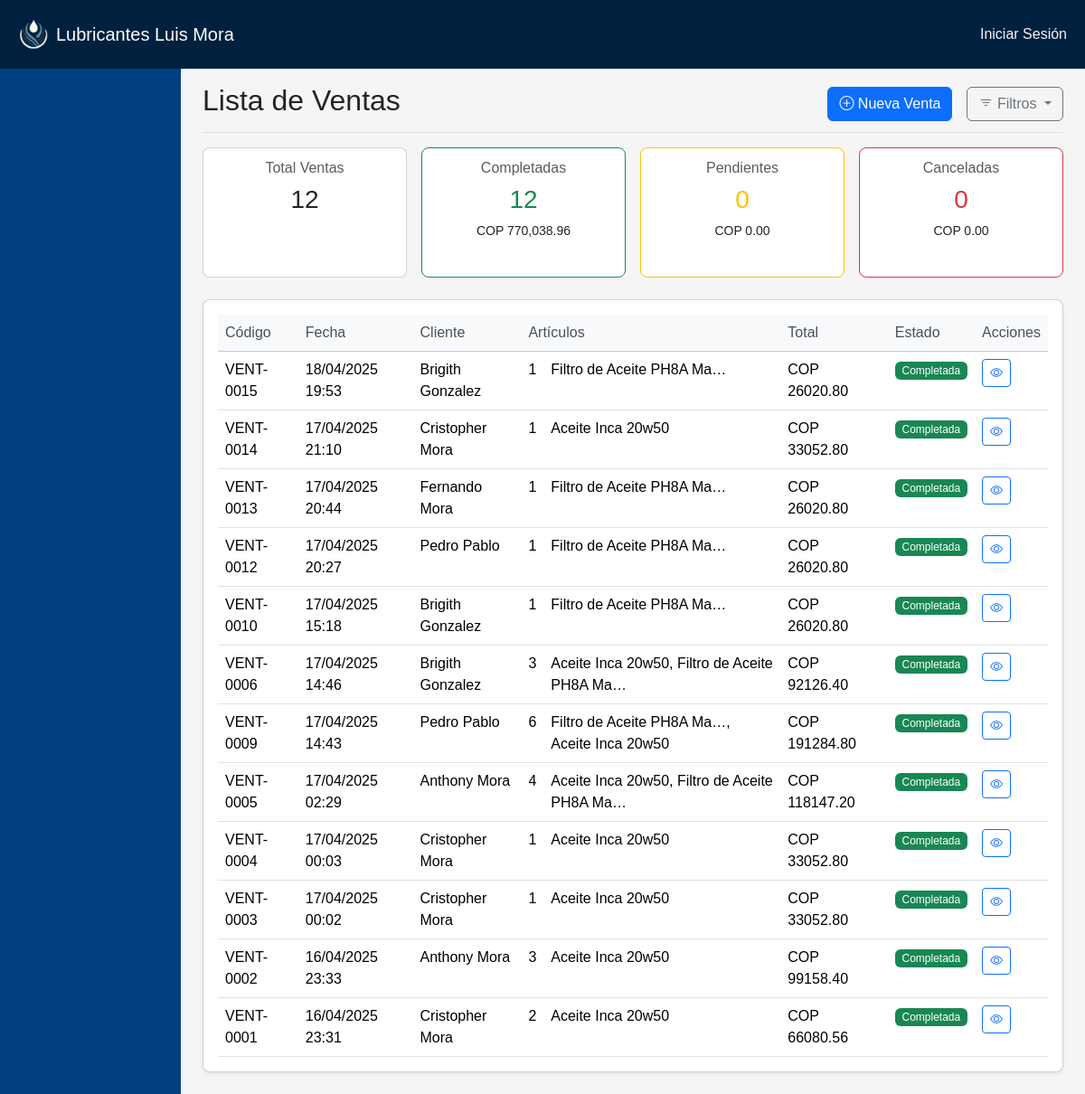
/ventas/, run on an earlier commit of the app's database.
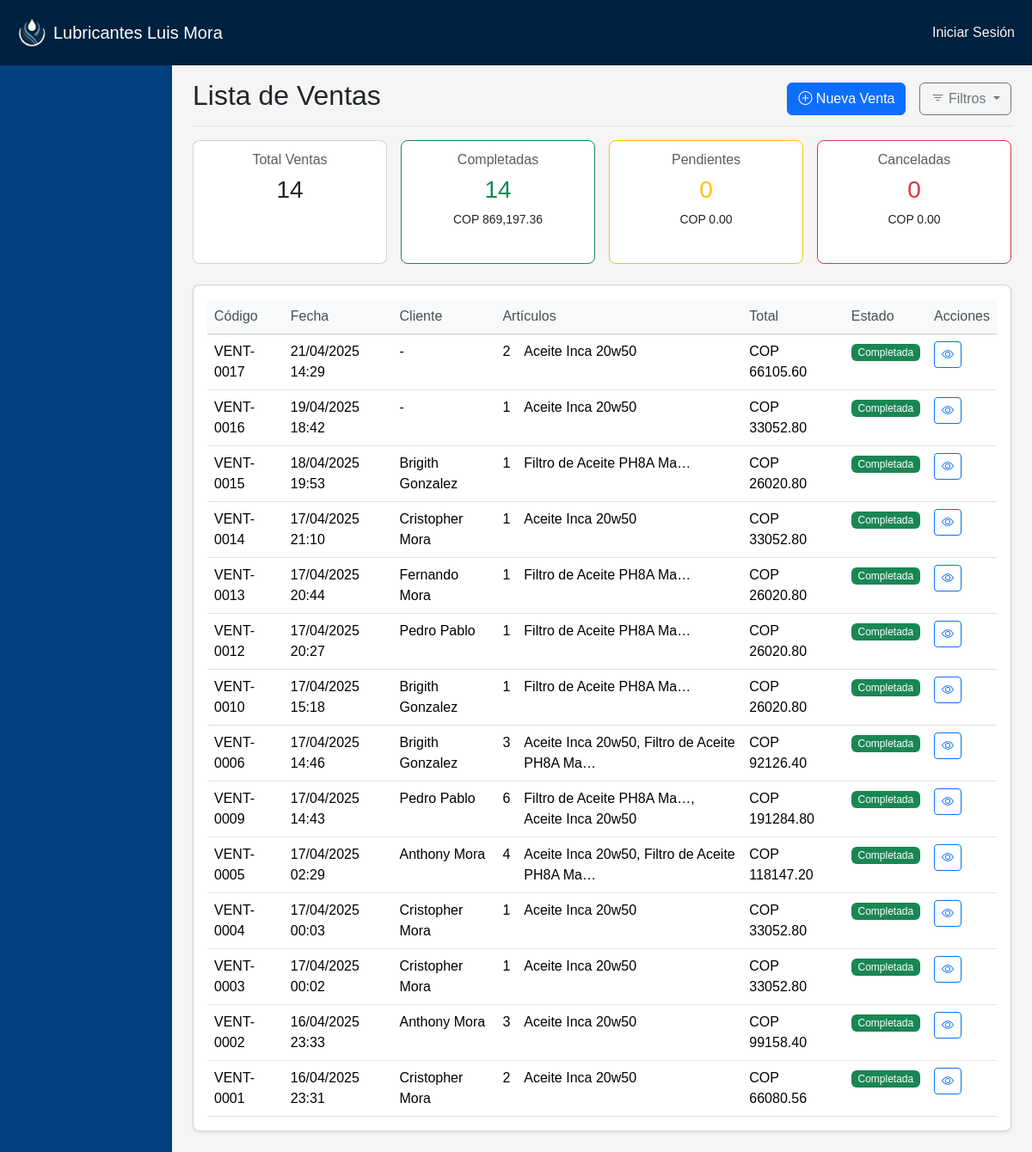
And on a later commit of the database.
### aplicacion/models.py (models this page shows, shortened)
class Venta(models.Model):
    ESTADO_CHOICES = (
        ('BORRADOR', 'Borrador'),
        ('PENDIENTE', 'Pendiente de pago'),
        ('COMPLETADA', 'Completada'),
        ('CANCELADA', 'Cancelada'),
    )
    METODO_PAGO_CHOICES = (
        ('EFECTIVO', 'Efectivo'),
        ('TARJETA', 'Tarjeta'),
        ('TRANSFERENCIA', 'Transferencia'),
        ('CREDITO', 'Crédito'),
    )
    codigo = models.CharField(max_length=20, unique=True, verbose_name="Código de venta")
    cliente = models.ForeignKey('Cliente', on_delete=models.SET_NULL, null=True, blank=True, default="0")
    fecha = models.DateTimeField(default=timezone.now)
    subtotal = models.DecimalField(max_digits=12, decimal_places=2, default=0)
    impuesto = models.DecimalField(max_digits=12, decimal_places=2, default=0)
    total = models.DecimalField(max_digits=12, decimal_places=2, default=0)
    estado = models.CharField(max_length=20, choices=ESTADO_CHOICES, default='BORRADOR')
    metodo_pago = models.CharField(max_length=20, choices=METODO_PAGO_CHOICES, null=True, blank=True)
    observaciones = models.TextField(blank=True)
    creado_por = models.ForeignKey(CustomUser, on_delete=models.PROTECT)
    fecha_creacion = models.DateTimeField(auto_now_add=True)
    fecha_actualizacion = models.DateTimeField(auto_now=True)
    class Meta:
        ordering = ['-fecha']
        verbose_name = "Venta"
        verbose_name_plural = "Ventas"

class Cliente(models.Model):
    TIPO_CHOICES = (
        ('NATURAL', 'Persona Natural'),
        ('JURIDICO', 'Persona Jurídica'),
    )
    tipo = models.CharField(max_length=10, choices=TIPO_CHOICES, default='NATURAL')
    identificacion = models.CharField(max_length=20, unique=True)
    nombre = models.CharField(max_length=100)
    direccion = models.TextField(blank=True)
    telefono = models.CharField(max_length=20, blank=True)
    email = models.EmailField(blank=True)
    activo = models.BooleanField(default=True)
    fecha_creacion = models.DateTimeField(auto_now_add=True)
    class Meta:
        verbose_name = "Cliente"
        verbose_name_plural = "Clientes"

class Articulo(models.Model):
    codigo = models.CharField(max_length=50, unique=True, verbose_name="Código")
    codigo_barras = models.CharField(max_length=100, blank=True, unique=True, null=True)
    nombre = models.CharField(max_length=200)
    descripcion = models.TextField(blank=True, verbose_name="Descripción")
    categoria = models.ForeignKey(Categoria, on_delete=models.SET_NULL, null=True, blank=True)
    marca = models.CharField(max_length=100, blank=True)
    modelo = models.CharField(max_length=100, blank=True)
    imagen = models.ImageField(upload_to='articulos/', null=True, blank=True)
    stock_actual = models.DecimalField(max_digits=12, decimal_places=2, default=0)
    stock_minimo = models.DecimalField(max_digits=12, decimal_places=2, default=0)
    stock_maximo = models.DecimalField(max_digits=12, decimal_places=2, null=True, blank=True)
    UNIDADES_MEDIDA = (
        ('UN', 'Unidad'),
        ('KG', 'Kilogramo'),
        ('LT', 'Litro'),
        ('MT', 'Metro'),
        ('PAR', 'Par'),
        ('JUEGO', 'Juego'),
        ('CAJA', 'Caja'),
    )
    unidad_medida = models.CharField(max_length=10, choices=UNIDADES_MEDIDA, default='UN')
    costo_promedio = models.DecimalField(max_digits=12, decimal_places=2, default=0)
    precio_venta = models.DecimalField(max_digits=12, decimal_places=2, default=0)
    TIPO_IMPUESTO = (
        (Decimal('0.00'), 'Exento'),
        (Decimal('0.16'), 'IVA 16%'),
        (Decimal('0.08'), 'IVA 8%'),
    )
    tasa_impuesto = models.DecimalField(max_digits=4, decimal_places=2, choices=TIPO_IMPUESTO, default=Decimal('0.16'))
    proveedor_principal = models.ForeignKey(Proveedor, on_delete=models.SET_NULL, null=True, blank=True)
    lead_time = models.PositiveIntegerField(default=0, help_text="Tiempo de reposición en días")
    activo = models.BooleanField(default=True)
    fecha_creacion = models.DateTimeField(auto_now_add=True)
    fecha_actualizacion = models.DateTimeField(auto_now=True)
    creado_por = models.ForeignKey(CustomUser, on_delete=models.SET_NULL, null=True, related_name='articulos_creados')
    palabras_clave = models.TextField(
        blank=True,
        help_text="Ingrese palabras clave separadas por comas. Ej: Toyota, Carro, Automático"
    )
    class Meta:
        verbose_name = "Artículo"
        verbose_name_plural = "Artículos"
        ordering = ['nombre']
        indexes = [
            models.Index(fields=['codigo']),
            models.Index(fields=['nombre']),
            models.Index(fields=['categoria']),
            models.Index(fields=['activo']),
        ]

### aplicacion/view/view_ventas.py (the view)
# urls.py: path('ventas/', lista_ventas, name='lista_ventas'),
def lista_ventas(request):
    estado = request.GET.get('estado')
    fecha_inicio = request.GET.get('fecha_inicio')
    fecha_fin = request.GET.get('fecha_fin')
    ventas = Venta.objects.select_related('cliente', 'creado_por')\
                          .prefetch_related('detalles__articulo')\
                          .annotate(num_articulos=Sum('detalles__cantidad'))\
                          .order_by('-fecha')
    if estado:
        ventas = ventas.filter(estado=estado)
    if fecha_inicio:
        ventas = ventas.filter(fecha__gte=fecha_inicio)
    if fecha_fin:
        ventas = ventas.filter(fecha__lte=fecha_fin)
    total_ventas = ventas.count()
    ventas_completadas = ventas.filter(estado='COMPLETADA').aggregate(
        total=Sum('total'),
        count=Count('id')
    )
    ventas_pendientes = ventas.filter(estado='PENDIENTE').aggregate(
        total=Sum('total'),
        count=Count('id')
    )
    ventas_canceladas = ventas.filter(estado='CANCELADA').aggregate(
        total=Sum('total'),
        count=Count('id')
    )
    ventas_con_articulos = []
    for venta in ventas:
        articulos = [detalle.articulo.nombre for detalle in venta.detalles.all() if detalle.articulo]
        ventas_con_articulos.append({
            'venta': venta,
            'articulos': articulos
        })
    paginator = Paginator(ventas_con_articulos, 20)
    page_number = request.GET.get('page')
    page_obj = paginator.get_page(page_number)
    context = {
        'page_obj': page_obj,
        'estados': dict(Venta.ESTADO_CHOICES),
        'filtros': {
            'estado': estado,
            'fecha_inicio': fecha_inicio,
            'fecha_fin': fecha_fin
        },
        'total_ventas': total_ventas,
        'ventas_completadas': {
            'total': ventas_completadas['total'] or 0,
            'count': ventas_completadas['count'] or 0
        },
        'ventas_pendientes': {
            'total': ventas_pendientes['total'] or 0,
            'count': ventas_pendientes['count'] or 0
        },
        'ventas_canceladas': {
            'total': ventas_canceladas['total'] or 0,
            'count': ventas_canceladas['count'] or 0
        },
        'ventas_con_articulos': ventas_con_articulos,
    }
    return render(request, 'vistas/lista_ventas.html', context)

### aplicacion/templates/vistas/lista_ventas.html (shortened to what this page needs)
{% extends 'base_ventas.html' %}
{% load static %}
{% load static humanize %}
{% block venta_title %}Lista de Ventas{% endblock %}
{% block venta_buttons %}
<div class="btn-toolbar mb-2 mb-md-0">
  <div class="btn-group me-2">
    <a href="{% url 'crear_venta' %}" class="btn btn-primary me-2">
      <i class="bi bi-plus-circle"></i> Nueva Venta
    </a>
  </div>
  <button class="btn btn-outline-secondary dropdown-toggle" type="button"
          data-bs-toggle="dropdown" aria-expanded="false">
    <i class="bi bi-filter"></i> Filtros
  </button>
</div>
{% endblock %}
{% block venta_content %}
<div class="row mb-4 g-3">
  <div class="col-md-3">
    <div class="card h-100">
      <div class="card-body text-center">
        <h6 class="card-subtitle mb-2 text-muted">Total Ventas</h6>
        <h3 class="card-title">{{ total_ventas|intcomma }}</h3>
      </div>
    </div>
  </div>
  <div class="col-md-3">
    <div class="card h-100 border-success">
      <div class="card-body text-center">
        <h6 class="card-subtitle mb-2 text-muted">Completadas</h6>
        <h3 class="card-title text-success">{{ ventas_completadas.count|intcomma }}</h3>
        <p class="card-text small">COP {{ ventas_completadas.total|floatformat:2|intcomma }}</p>
      </div>
    </div>
  </div>
  <div class="col-md-3">
    <div class="card h-100 border-warning">
      <div class="card-body text-center">
        <h6 class="card-subtitle mb-2 text-muted">Pendientes</h6>
        <h3 class="card-title text-warning">{{ ventas_pendientes.count|intcomma }}</h3>
        <p class="card-text small">COP {{ ventas_pendientes.total|floatformat:2|intcomma }}</p>
      </div>
    </div>
  </div>
  <div class="col-md-3">
    <div class="card h-100 border-danger">
      <div class="card-body text-center">
        <h6 class="card-subtitle mb-2 text-muted">Canceladas</h6>
        <h3 class="card-title text-danger">{{ ventas_canceladas.count|intcomma }}</h3>
        <p class="card-text small">COP {{ ventas_canceladas.total|floatformat:2|intcomma }}</p>
      </div>
    </div>
  </div>
</div>
<div class="card shadow-sm">
  <div class="card-body">
    <div class="table-responsive">
      <table class="table table-hover">
        <thead class="table-light ">
          <tr>
            <th>Código</th>
            <th>Fecha</th>
            <th>Cliente</th>
            <th colspan="2">Artículos</th>
            <th>Total</th>
            <th>Estado</th>
            <th>Acciones</th>
          </tr>
        </thead>
        <tbody>
          {% for venta_data in page_obj %}
          <tr>
            <td>{{ venta_data.venta.codigo }}</td>
            <td>{{ venta_data.venta.fecha|date:"d/m/Y H:i" }}</td>
            <td>{{ venta_data.venta.cliente.nombre|default:"-"|truncatechars:20 }}</td>
            <td>{{ venta_data.venta.num_articulos|floatformat:0|default:0 }}</td>
            <td>
              {% for articulo in venta_data.articulos %}
                  {{ articulo|truncatechars:25 }}{% if not forloop.last %}, {% endif %}
              {% endfor %}
          </td>
            <td>COP {{ venta_data.venta.total|floatformat:2 }}</td>
            <td>
              <span class="badge
                {% if venta_data.venta.estado == 'COMPLETADA' %}bg-success
                {% elif venta_data.venta.estado == 'CANCELADA' %}bg-danger
                {% elif venta_data.venta.estado == 'PENDIENTE' %}bg-warning text-dark
                {% else %}bg-secondary{% endif %}">
                {{ venta_data.venta.get_estado_display }}
              </span>
            </td>
            <td class="text-nowrap">
              <a href="{% url 'detalle_venta' venta_data.venta.id %}" class="btn btn-sm btn-outline-primary"
                 title="Ver detalle">
                <i class="bi bi-eye"></i>
              </a>
            </td>
          </tr>
          {% empty %}
          <tr>
            <td colspan="7" class="text-center py-4">No se encontraron ventas</td>
          </tr>
          {% endfor %}
        </tbody>
      </table>
    </div>
  </div>
</div>
{% endblock %}

What changed in the data, as far as the page shows it:
added Venta: venta.codigo "VENT-0017", venta.fecha "21/04/2025 14:29", venta.cliente.nombre "-", venta.num_articulos "2", articulos "Aceite Inca 20w50", venta.total "66105.60", venta.estado "Completada"
added Venta: venta.codigo "VENT-0016", venta.fecha "19/04/2025 18:42", venta.cliente.nombre "-", venta.num_articulos "1", articulos "Aceite Inca 20w50", venta.total "33052.80", venta.estado "Completada"
Also different on the page:
{{ total_ventas|intcomma }}: "12" → "14"
{{ ventas_completadas.count|intcomma }}: "12" → "14"
{{ ventas_completadas.total|floatformat:2|intcomma }}: "770,038.96" → "869,197.36"
